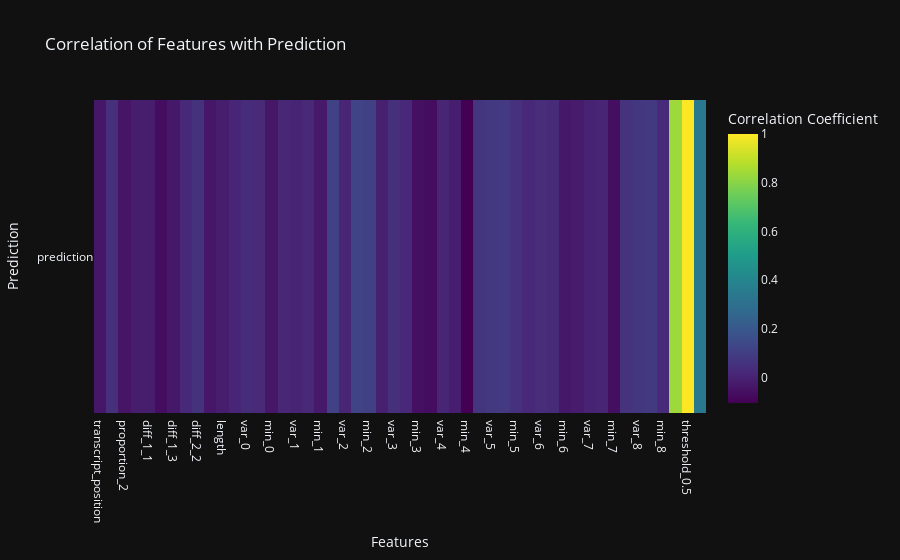

Source (notebook cell):
### Markdown cell above
### Prediction x Feature Correlations

Largely similar to the correlation heatmap

### Code cell
def calculate_prediction_correlations(df):
    numerical_df = df.select([col for col in df.columns if df.schema[col] in [pl.Float64, pl.Int64, pl.Int8]])
    numerical_df = numerical_df.to_pandas()

    prediction_correlations = numerical_df.corr()['prediction'].drop('prediction')  # Drop self-correlation

    return prediction_correlations

def plot_prediction_correlation_heatmap(prediction_correlations):
    fig = go.Figure(
        data=go.Heatmap(
            z=prediction_correlations.values.reshape(1, -1),
            x=prediction_correlations.index,
            y=["prediction"],
            colorscale="Viridis",
            colorbar=dict(title="Correlation Coefficient")
        )
    )

    fig.update_layout(
        title="Correlation of Features with Prediction",
        xaxis_title="Features",
        yaxis_title="Prediction",
        template="plotly_dark"
    )

    fig.show()

prediction_correlations = calculate_prediction_correlations(combined_df)
plot_prediction_correlation_heatmap(prediction_correlations)

### Figure 1 — Plotly figure (JSON) as saved in the notebook; plotly's stock layout.template omitted (floating-point values rounded to 4 significant figures)
{"data": [{"colorbar": {"title": {"text": "Correlation Coefficient"}}, "colorscale": [[0, "#440154"], [0.1111, "#482878"], [0.2222, "#3e4989"], [0.3333, "#31688e"], [0.4444, "#26828e"], [0.5556, "#1f9e89"], [0.6667, "#35b779"], [0.7778, "#6ece58"], [0.8889, "#b5de2b"], [1, "#fde725"]], "type": "heatmap", "x": ["transcript_position", "proportion_1", "proportion_2", "proportion_3", "diff_1_1", "diff_1_2", "diff_1_3", "diff_2_1", "diff_2_2", "diff_2_3", "length", "mean_0", "var_0", "max_0", "min_0", "mean_1", "var_1", "max_1", "min_1", "mean_2", "var_2", "max_2", "min_2", "mean_3", "var_3", "max_3", "min_3", "mean_4", "var_4", "max_4", "min_4", "mean_5", "var_5", "max_5", "min_5", "mean_6", "var_6", "max_6", "min_6", "mean_7", "var_7", "max_7", "min_7", "mean_8", "var_8", "max_8", "min_8", "score", "threshold_0.5", "threshold_0.9"], "y": ["prediction"], "z": [[-0.03367, 0.0437, -0.04075, -0.01471, -0.01321, -0.06493, -0.03208, 0.01877, 0.05604, -0.03455, -0.01521, 0.01137, 0.03401, 0.02506, -0.03776, 0.01759, 0.005636, 0.02225, -0.02667, 0.1147, 0.009118, 0.1182, 0.1075, -0.007079, 0.0436, 0.01915, -0.05483, -0.06668, 0.01076, -0.01127, -0.1033, 0.06639, 0.08136, 0.0855, 0.05449, 0.02018, 0.03692, 0.02956, -0.03003, -0.01803, 0.00418, 0.009959, -0.05785, 0.05961, 0.07654, 0.08229, 0.03087, 0.8357, 1, 0.3409]]}], "layout": {"title": {"text": "Correlation of Features with Prediction"}, "xaxis": {"title": {"text": "Features"}}, "yaxis": {"title": {"text": "Prediction"}}}}
